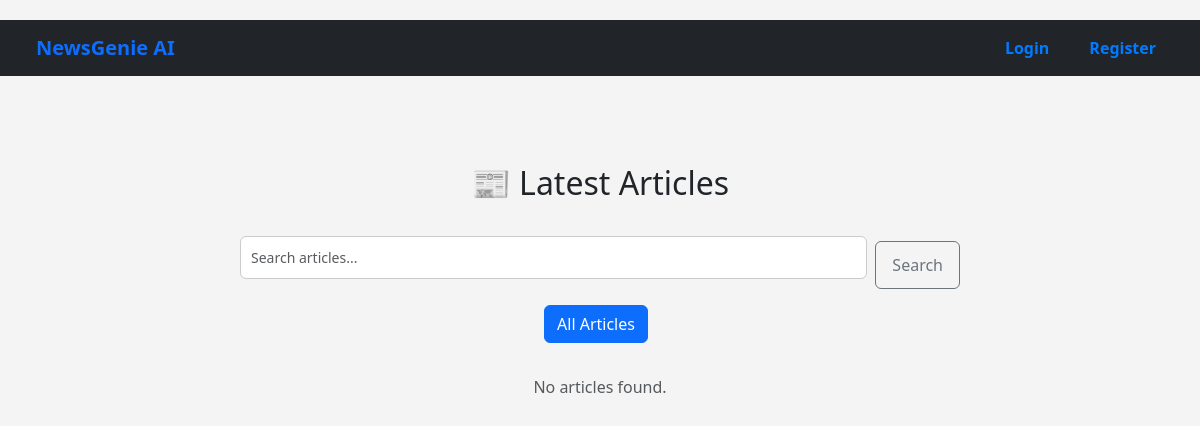
/articles/, run on an earlier commit of the app's database.
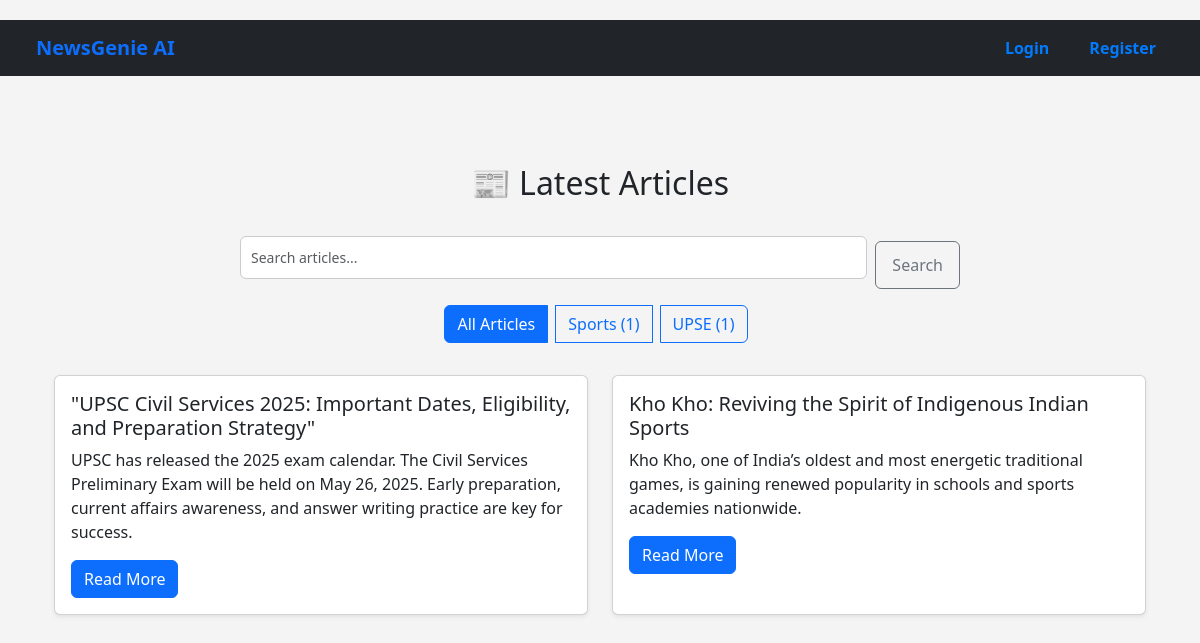
And on a later commit of the database.
### news/models.py (models this page shows, shortened)
class Category(models.Model):
    name = models.CharField(max_length=100)
    description = models.TextField(blank=True)
    class Meta:
        ordering = ['name']

class Article(models.Model):
    title = models.CharField(max_length=200)
    content = models.TextField()
    summary = models.TextField(blank=True)
    source_url = models.URLField()
    category = models.ForeignKey(Category, on_delete=models.CASCADE)
    published_date = models.DateTimeField(default=timezone.now)
    created_at = models.DateTimeField(auto_now_add=True)
    audio_file = models.FileField(upload_to='audio/', blank=True, null=True)
    class Meta:
        ordering = ['-published_date']

### news/views.py (the view, shortened to what this page needs)
# urls.py: path('', ArticleListView.as_view(), name='home'),  # ✅ This name='home' must exist!
class ArticleListView(ListView):
    model = Article
    template_name = 'news/article_list.html'
    context_object_name = 'articles'
    paginate_by = 10
    def get_queryset(self):
        queryset = Article.objects.all().order_by('-published_date')
        category = self.request.GET.get('category')
        query = self.request.GET.get('q')
        if category:
            queryset = queryset.filter(category__name__iexact=category)
        return queryset
    def get_context_data(self, **kwargs):
        context = super().get_context_data(**kwargs)
        context['categories'] = Category.objects.all()
        context['categories'] = Category.objects.annotate(article_count=Count('article'))
        context['current_category'] = self.request.GET.get('category', '')
        context['query'] = self.request.GET.get('q', '')
        context['recommendations'] = []
        return context

### news/templates/news/article_list.html (shortened to what this page needs)
{% extends 'base.html' %}
{% block content %}
<div class="container mt-4">
  <h2 class="mb-4 text-center">📰 Latest Articles</h2>
  <div class="mb-4">
    <div class="row justify-content-center">
      <div class="col-md-8">
  <form method="get" action="{% url 'home' %}" class="d-flex align-items-stretch mb-3">
    <input type="text" name="q" value="{{ query }}" placeholder="Search articles..." class="form-control flex-grow-1 me-2" />
    <button type="submit" class="btn btn-outline-secondary w-auto px-3">Search</button>
  </form>
</div>
      <div class="col-md-12 text-center">
        <div class="btn-group flex-wrap" role="group">
          <a href="{% url 'home' %}" class="btn {% if not current_category %}btn-primary{% else %}btn-outline-primary{% endif %} mb-2 me-2">
            All Articles
          </a>
          {% for category in categories %}
            <a href="{% url 'home' %}?category={{ category.name }}{% if query %}&q={{ query }}{% endif %}"
               class="btn {% if current_category == category.name %}btn-primary{% else %}btn-outline-primary{% endif %} mb-2 me-2">
              {{ category.name }} ({{ category.article_count }})
            </a>
          {% endfor %}
        </div>
      </div>
    </div>
  </div>
  <div class="row">
    {% for article in articles %}
      <div class="col-md-6 mb-4">
        <div class="card h-100 shadow-sm">
          <div class="card-body">
            <h5 class="card-title">{{ article.title }}</h5>
            <p class="card-text">{{ article.summary|default:"No summary available." }}</p>
            <a href="{% url 'article_detail' article.pk %}" class="btn btn-primary">Read More</a>
          </div>
        </div>
      </div>
    {% empty %}
      <div class="col-12 text-center">
        <p class="text-muted">No articles found.</p>
      </div>
    {% endfor %}
  </div>
</div>
{% endblock %}

What changed in the data, as far as the page shows it:
added Category: name "Sports", article_count "1"
added Category: name "UPSE", article_count "1"
added Article: title "\"UPSC Civil Services 2025: Important Dates, Eligibility, and Preparation Strategy\"", summary "UPSC has released the 2025 exam calendar. The Civil Services Preliminary Exam will be held on May 26, 2025. Early preparation, current affairs awareness, and answer writing practice are key for success."
added Article: title "Kho Kho: Reviving the Spirit of Indigenous Indian Sports", summary "Kho Kho, one of India’s oldest and most energetic traditional games, is gaining renewed popularity in schools and sports academies nationwide."
Also different on the page:
text no longer shown: "No articles found."
